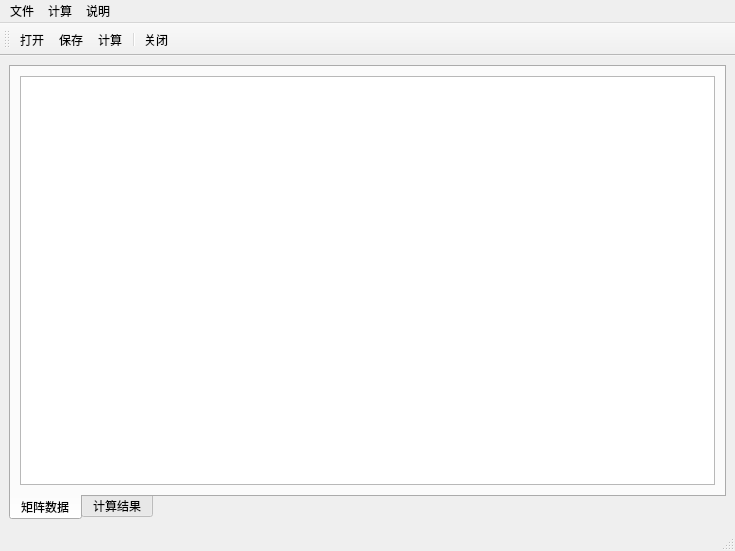
<?xml version="1.0" encoding="UTF-8"?>
<ui version="4.0">
 <class>MainWindow</class>
 <widget class="QMainWindow" name="MainWindow">
  <property name="geometry">
   <rect>
    <x>0</x>
    <y>0</y>
    <width>735</width>
    <height>551</height>
   </rect>
  </property>
  <property name="windowTitle">
   <string>MainWindow</string>
  </property>
  <property name="windowIcon">
   <iconset>
    <normaloff>C:/Users/tys/Desktop/11icon/shell32 322.png</normaloff>C:/Users/tys/Desktop/11icon/shell32 322.png</iconset>
  </property>
  <widget class="QWidget" name="centralwidget">
   <layout class="QVBoxLayout" name="verticalLayout">
    <item>
     <widget class="QTabWidget" name="tabWidget">
      <property name="tabPosition">
       <enum>QTabWidget::South</enum>
      </property>
      <property name="currentIndex">
       <number>0</number>
      </property>
      <widget class="QWidget" name="tab">
       <attribute name="title">
        <string>矩阵数据</string>
       </attribute>
       <layout class="QHBoxLayout" name="horizontalLayout_2">
        <item>
         <widget class="QTextBrowser" name="textBrowser_data"/>
        </item>
       </layout>
      </widget>
      <widget class="QWidget" name="tab_2">
       <attribute name="title">
        <string>计算结果</string>
       </attribute>
       <layout class="QHBoxLayout" name="horizontalLayout">
        <item>
         <widget class="QTextBrowser" name="textBrowser_report"/>
        </item>
       </layout>
      </widget>
     </widget>
    </item>
   </layout>
  </widget>
  <widget class="QMenuBar" name="menubar">
   <property name="geometry">
    <rect>
     <x>0</x>
     <y>0</y>
     <width>735</width>
     <height>22</height>
    </rect>
   </property>
   <widget class="QMenu" name="menu">
    <property name="title">
     <string>文件</string>
    </property>
    <addaction name="action_open"/>
    <addaction name="action_save"/>
    <addaction name="action"/>
   </widget>
   <widget class="QMenu" name="menu_2">
    <property name="title">
     <string>计算</string>
    </property>
    <addaction name="action_Gabor"/>
    <addaction name="action_NMS"/>
    <addaction name="action_Direction"/>
   </widget>
   <widget class="QMenu" name="menu_3">
    <property name="title">
     <string>说明</string>
    </property>
    <addaction name="action_help"/>
    <addaction name="action_about"/>
   </widget>
   <addaction name="menu"/>
   <addaction name="menu_2"/>
   <addaction name="menu_3"/>
  </widget>
  <widget class="QStatusBar" name="statusbar"/>
  <widget class="QToolBar" name="toolBar">
   <property name="windowTitle">
    <string>toolBar</string>
   </property>
   <property name="toolButtonStyle">
    <enum>Qt::ToolButtonTextBesideIcon</enum>
   </property>
   <attribute name="toolBarArea">
    <enum>TopToolBarArea</enum>
   </attribute>
   <attribute name="toolBarBreak">
    <bool>false</bool>
   </attribute>
   <addaction name="action_open"/>
   <addaction name="action_save"/>
   <addaction name="action_count"/>
   <addaction name="separator"/>
   <addaction name="action"/>
  </widget>
  <action name="action_open">
   <property name="icon">
    <iconset>
     <normaloff>C:/Users/tys/Desktop/11icon/imageres 004.png</normaloff>C:/Users/tys/Desktop/11icon/imageres 004.png</iconset>
   </property>
   <property name="text">
    <string>打开</string>
   </property>
  </action>
  <action name="action_save">
   <property name="icon">
    <iconset>
     <normaloff>C:/Users/tys/Desktop/11icon/shell32 259.png</normaloff>C:/Users/tys/Desktop/11icon/shell32 259.png</iconset>
   </property>
   <property name="text">
    <string>保存</string>
   </property>
  </action>
  <action name="action">
   <property name="icon">
    <iconset>
     <normaloff>C:/Users/tys/Desktop/11icon/imageres 094.png</normaloff>C:/Users/tys/Desktop/11icon/imageres 094.png</iconset>
   </property>
   <property name="text">
    <string>关闭</string>
   </property>
  </action>
  <action name="action_Gabor">
   <property name="checkable">
    <bool>true</bool>
   </property>
   <property name="icon">
    <iconset>
     <normaloff>C:/Users/tys/Desktop/11icon/49计算器、利率-线性.png</normaloff>C:/Users/tys/Desktop/11icon/49计算器、利率-线性.png</iconset>
   </property>
   <property name="text">
    <string>计算Gabor 滤波器响应</string>
   </property>
  </action>
  <action name="action_NMS">
   <property name="checkable">
    <bool>true</bool>
   </property>
   <property name="icon">
    <iconset>
     <normaloff>C:/Users/tys/Desktop/11icon/49计算器、利率-线性.png</normaloff>C:/Users/tys/Desktop/11icon/49计算器、利率-线性.png</iconset>
   </property>
   <property name="text">
    <string>计算非极大值抑制（NMS）</string>
   </property>
  </action>
  <action name="action_Direction">
   <property name="checkable">
    <bool>true</bool>
   </property>
   <property name="icon">
    <iconset>
     <normaloff>C:/Users/tys/Desktop/11icon/49计算器、利率-线性.png</normaloff>C:/Users/tys/Desktop/11icon/49计算器、利率-线性.png</iconset>
   </property>
   <property name="text">
    <string>计算方向响应统计</string>
   </property>
  </action>
  <action name="action_count">
   <property name="icon">
    <iconset>
     <normaloff>C:/Users/tys/Desktop/11icon/运行程序.png</normaloff>C:/Users/tys/Desktop/11icon/运行程序.png</iconset>
   </property>
   <property name="text">
    <string>计算</string>
   </property>
  </action>
  <action name="action_help">
   <property name="icon">
    <iconset>
     <normaloff>C:/Users/tys/Desktop/11icon/关于.png</normaloff>C:/Users/tys/Desktop/11icon/关于.png</iconset>
   </property>
   <property name="text">
    <string>帮助</string>
   </property>
  </action>
  <action name="action_about">
   <property name="icon">
    <iconset>
     <normaloff>C:/Users/tys/Desktop/11icon/帮助.png</normaloff>C:/Users/tys/Desktop/11icon/帮助.png</iconset>
   </property>
   <property name="text">
    <string>关于</string>
   </property>
  </action>
 </widget>
 <resources/>
 <connections/>
</ui>
